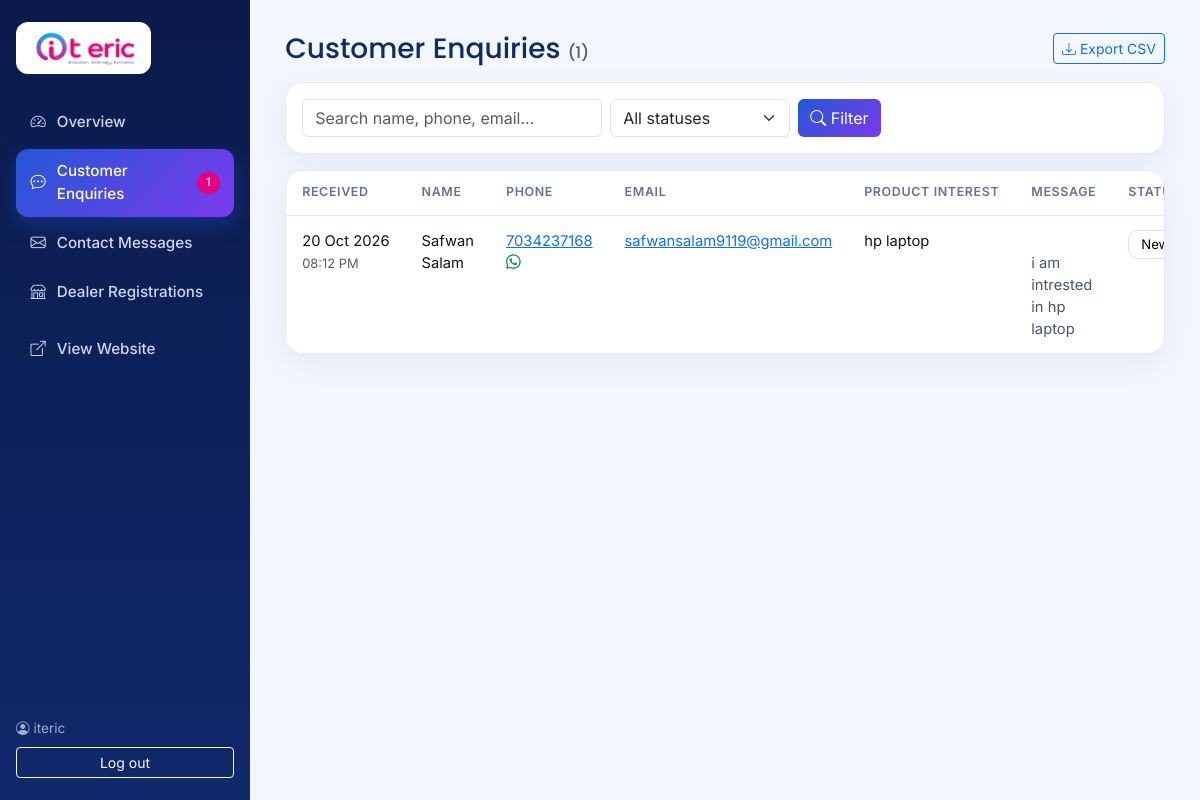
/dashboard/enquiries/ (signed in), run on the app's committed database.
### main/models.py (models this page shows, shortened)
class CustomerEnquiry(models.Model):
    name = models.CharField(max_length=100)
    phone = models.CharField(max_length=15)
    email = models.EmailField()
    product_interest = models.CharField(max_length=200, blank=True)
    message = models.TextField()
    status = models.CharField(max_length=10, choices=ENQUIRY_STATUS, default='new')
    created = models.DateTimeField(auto_now_add=True)

### main/dashboard.py (the view, shortened to what this page needs)
# urls.py: path('dashboard/<str:kind>/', dashboard.dashboard_list, name='dashboard_list'),
@staff_only
def dashboard_list(request, kind):
    cfg = KINDS.get(kind)
    if not cfg:
        raise Http404
    Model = cfg['model']
    qs = Model.objects.order_by('-created')
    status = request.GET.get('status', '')
    q = request.GET.get('q', '').strip()
    if status in dict(cfg['statuses']):
        qs = qs.filter(status=status)
    else:
        status = ''
    if q:
        cond = Q()
        for f in cfg['search']:
            cond |= Q(**{f + '__icontains': q})
        qs = qs.filter(cond)
    page = Paginator(qs, 15).get_page(request.GET.get('page'))
    rows = [dict(obj=o, values=[(f.replace('_', ' ').title(), getattr(o, f)) for f in cfg['fields']])
            for o in page]
    return render(request, 'dashboard/list.html', {
        'cfg': cfg, 'kind': kind, 'page': page, 'rows': rows, 'statuses': cfg['statuses'],
        'status': status, 'q': q, 'nav': _nav(), 'active': kind,
        'next': request.get_full_path(),
    })

### main/dashboard.py (called while the page is built)
def _nav():
    return [dict(key=k, title=v['title'], icon=v['icon'],
                 new=v['model'].objects.filter(status='new').count())
            for k, v in KINDS.items()]

### templates/dashboard/list.html (shortened to what this page needs)
{% extends 'dashboard/base.html' %}
{% block body %}
<div class="d-flex flex-wrap justify-content-between align-items-center gap-2 mb-3">
  <h3 class="mb-0">{{ cfg.title }} <small class="text-muted fs-6">({{ page.paginator.count }})</small></h3>
  <a class="btn btn-sm btn-outline-primary" href="?export=1&status={{ status }}&q={{ q|urlencode }}"><i class="bi bi-download"></i> Export CSV</a>
</div>
<form class="cardx p-3 mb-3 d-flex flex-wrap gap-2" method="get">
  <input name="q" value="{{ q }}" class="form-control" style="max-width:300px" placeholder="Search name, phone, email…">
  <select name="status" class="form-select" style="max-width:180px">
    <option value="">All statuses</option>
  </select>
  <button class="btn btn-brand"><i class="bi bi-search"></i> Filter</button>
</form>
<div class="cardx" style="overflow-x:auto">
  <table class="t">
    <thead><tr><th>Received</th>{% for label, v in rows.0.values %}<th>{{ label }}</th>{% endfor %}<th>Status</th></tr></thead>
    <tbody>
    {% for r in rows %}
      <tr>
        <td class="text-nowrap">{{ r.obj.created|date:"d M Y" }}<br><small class="text-muted">{{ r.obj.created|date:"h:i A" }}</small></td>
        {% for label, v in r.values %}
          <td {% if label == 'Message' or label == 'Address' %}class="msg"{% endif %}>
            {% if label == 'Phone' %}<a href="tel:{{ v }}">{{ v }}</a> <a href="https://wa.me/91{{ v|cut:' '|cut:'+' }}" target="_blank" title="WhatsApp" class="text-success"><i class="bi bi-whatsapp"></i></a>
            {% elif label == 'Email' %}<a href="mailto:{{ v }}">{{ v }}</a>
            {% else %}{{ v|default:"—" }}{% endif %}
          </td>
        {% endfor %}
        <td>
          <form method="post">{% csrf_token %}
            <select name="status" class="sel" onchange="this.form.submit()">
              {% for v, l in statuses %}<option value="{{ v }}" {% if r.obj.status == v %}selected{% endif %}>{{ l }}</option>{% endfor %}
            </select>
          </form>
        </td>
      </tr>
    {% empty %}
      <tr><td colspan="9" class="text-center text-muted py-5">No entries found.</td></tr>
    {% endfor %}
    </tbody>
  </table>
</div>
{% endblock %}

### templates/dashboard/base.html (shortened to what this page needs)
{% load static %}
<!doctype html>
<html lang="en">
<head>
  <link href="https://cdn.jsdelivr.net/npm/bootstrap@5.3.3/dist/css/bootstrap.min.css" rel="stylesheet">
  <link href="https://cdn.jsdelivr.net/npm/bootstrap-icons@1.11.3/font/bootstrap-icons.min.css" rel="stylesheet">
</head>
<body>
{% if user.is_authenticated %}
<aside class="side">
  <a href="{% url 'home' %}" class="logo"><img src="{% static 'img/it_eric_logo.png' %}" alt="IT Eric"></a>
  <a class="nav-i {% if active == 'home' %}on{% endif %}" href="{% url 'dashboard_home' %}"><i class="bi bi-speedometer2"></i> Overview</a>
  {% for n in nav %}
    <a class="nav-i {% if active == n.key %}on{% endif %}" href="{% url 'dashboard_list' n.key %}"><i class="bi {{ n.icon }}"></i> {{ n.title }}{% if n.new %}<span class="badge-new">{{ n.new }}</span>{% endif %}</a>
  {% endfor %}
  <a class="nav-i mt-2" href="{% url 'home' %}"><i class="bi bi-box-arrow-up-right"></i> View Website</a>
  <div class="bottom">
    <div class="mb-2 opacity-75"><i class="bi bi-person-circle"></i> {{ user.get_username }}</div>
    <form method="post" action="{% url 'dashboard_logout' %}">{% csrf_token %}<button class="btn btn-sm btn-outline-light">Log out</button></form>
  </div>
</aside>
{% endif %}
<main class="{% if user.is_authenticated %}main{% endif %}">{% block body %}{% endblock %}</main>
</body>
</html>

### templates/dashboard/base.html (style rules this page uses)
:root { --navy:#10296b; --blue:#2457d6; --pink:#e6007e; --ink:#0b1220; --bg:#f3f6fd; }
body { font-family:'Inter',sans-serif; background:var(--bg); color:var(--ink); }
h1,h2,h3,h4,h5 { font-family:'Poppins',sans-serif; color:var(--navy); }
.side { position:fixed; inset:0 auto 0 0; width:250px; background:linear-gradient(180deg,#0b1a4a,#10296b); color:#cfd8f3; padding:1.4rem 1rem; display:flex; flex-direction:column; z-index:20; }
.side .logo { background:#fff; border-radius:12px; padding:.55rem .8rem; display:inline-flex; margin-bottom:1.6rem; width:fit-content; }
.side .logo img { height:34px; display:block; }
.side a.nav-i { display:flex; align-items:center; gap:.7rem; color:#cfd8f3; text-decoration:none; padding:.7rem .9rem; border-radius:12px; margin-bottom:.25rem; font-weight:500; font-size:.95rem; }
.side a.nav-i.on { background:linear-gradient(135deg,var(--blue),#7c3aed); color:#fff; box-shadow:0 8px 20px rgba(36,87,214,.35); }
.side .badge-new { margin-left:auto; background:var(--pink); color:#fff; border-radius:50px; font-size:.72rem; padding:.15rem .55rem; }
.side .bottom { margin-top:auto; font-size:.85rem; }
.side .bottom .btn { width:100%; }
.main { margin-left:250px; padding:2rem 2.2rem; }
.cardx { background:#fff; border:1px solid #e3eafb; border-radius:18px; box-shadow:0 10px 30px rgba(16,41,107,.06); }
table.t { width:100%; }
table.t th { font-size:.78rem; text-transform:uppercase; letter-spacing:.05em; color:#64748b; font-weight:600; padding:.8rem 1rem; border-bottom:1px solid #e3eafb; white-space:nowrap; }
table.t td { padding:.85rem 1rem; border-bottom:1px solid #eef2fb; vertical-align:top; font-size:.92rem; }
table.t tr:last-child td { border-bottom:0; }
.msg { max-width:340px; white-space:pre-line; color:#475569; }
.btn-brand { background:linear-gradient(135deg,var(--blue),#7c3aed); color:#fff; border:0; }
.sel { border:1px solid #d6e0f7; border-radius:10px; font-size:.82rem; padding:.3rem .5rem; background:#fff; }

### data on the page
CustomerEnquiry: obj.created "20 Oct 2026", obj.created "08:12 PM", values "Safwan Salam" "hp laptop" "i am intrested in hp laptop", values "7034237168", values "safwansalam9119@gmail.com", status "New"

### other printed values
{{ n.title }} "Customer Enquiries" "Contact Messages" "Dealer Registrations"
{{ n.new }} "1"
{{ user.get_username }} "iteric"
{{ cfg.title }} "Customer Enquiries"
{{ page.paginator.count }} "1"
{{ label }} "NAME" "PHONE" "EMAIL" "PRODUCT INTEREST" "MESSAGE"
